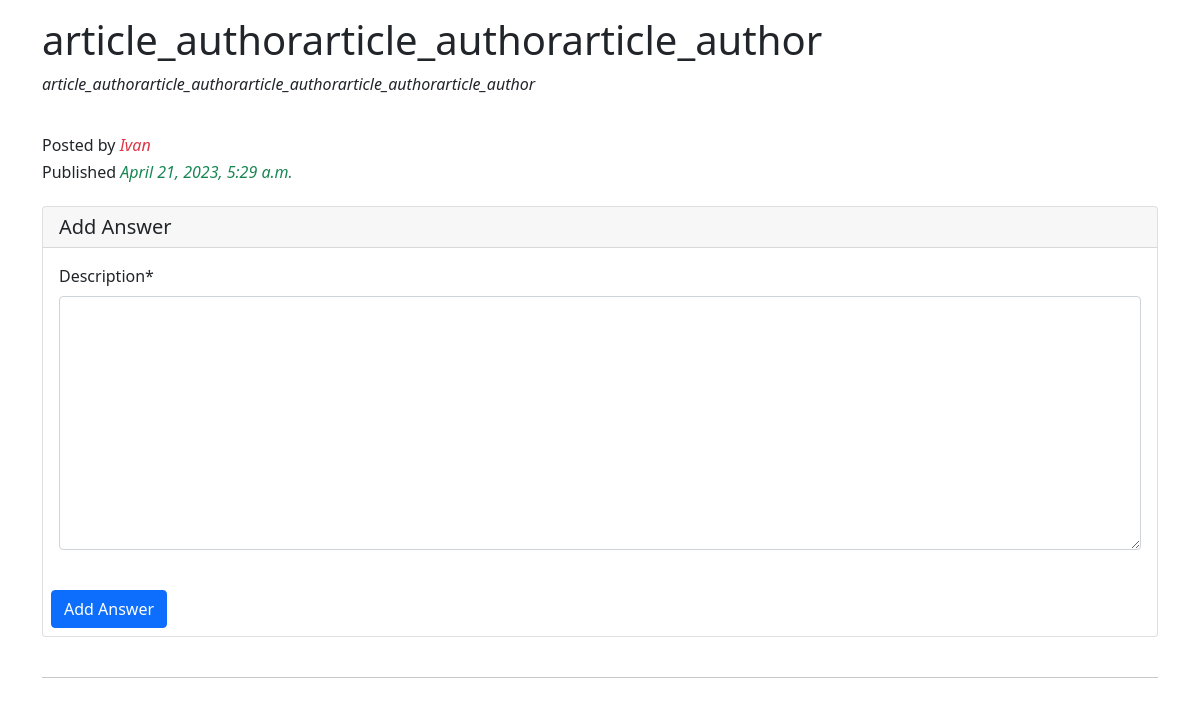
Screenshot of /questions/details/article_authorarticle_authorarticle_author/ (signed in) with the database file from the repository.
### apps/questions/models.py (models this page shows, shortened)
class Question(models.Model):
    title = models.CharField(max_length= 255)
    body = models.TextField()
    slug = models.SlugField(max_length=255,unique=True)
    author = models.ForeignKey(settings.AUTH_USER_MODEL,on_delete=models.CASCADE,related_name='questions')
    created_at = models.DateTimeField(auto_now_add=True)

### apps/users/models.py (models this page shows, shortened)
class CustomUser(AbstractUser):
        email = models.EmailField(max_length=255, unique=True)
        name = models.CharField(max_length=255)
        is_active = models.BooleanField(default=True)
        is_staff = models.BooleanField(default=False)
        objects = UserProfileManager()
        USERNAME_FIELD = 'email'
        REQUIRED_FIELDS = ['name']

### apps/questions/views.py (the view)
# urls.py: path('details/<slug:slug>/', question_details, name='question-details'),
@login_required
def question_details(request,slug):
    question = get_object_or_404(Question,slug = slug)
    answers = Answer.objects.filter(question = question)
    if request.method == 'POST':
        answer_form = AnswerCreateForm(request.POST)
        if answer_form.is_valid():
            answer = answer_form.save(commit=False)
            answer.question = question
            answer.author = request.user
            answer.save()
            return redirect('question-details',slug = question.slug)
    else:
        answer_form = AnswerCreateForm()
    return  render(request,'questions/question_details.html',{'question':question,'answers':answers,'answer_form':answer_form})

### apps/questions/forms.py
class AnswerCreateForm(ModelForm):
    class Meta:
        model = Answer
        fields = ('description',)

### templates/questions/question_details.html (shortened to what this page needs)
{% extends 'questions/base.html' %}
{% load crispy_forms_tags %}
{% block body %}
<div class="container mt-3">
    <h1>{{question.title}}</h1>
    <p><i>{{question.body}}</i></p><br>
    <h6>Posted by <i class="text-danger">{{question.author.username }}</i></h6>
     <h6>Published <i class="text-success">{{question.created_at }}</i></h6>
</div>
<div class="container">
    <div class="card mt-4 ">
        <form method="post" novalidate>
            <h5 class=" card-header">Add Answer</h5>
            <div class="card-body">
                {{answer_form | crispy}}
            </div>
            <input type="submit" value="Add Answer" class="btn btn-primary m-2">
        </form>
    </div>
    <br><hr>
</div>
{% endblock %}

### rows the page displays
Question: title "article_authorarticle_authorarticle_author", body "article_authorarticle_authorarticle_authorarticle_authorarticle_author", author.username "Ivan", created_at "April 21, 2023, 5:29 a.m."
